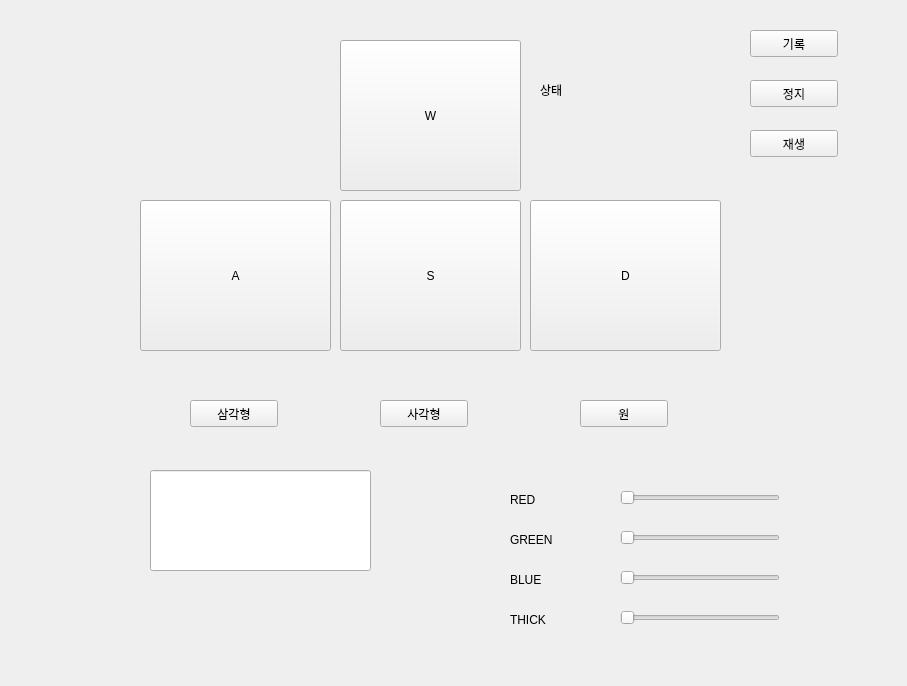
<?xml version="1.0" encoding="UTF-8"?>
<ui version="4.0">
 <class>MainWindowDesign</class>
 <widget class="QMainWindow" name="MainWindowDesign">
  <property name="geometry">
   <rect>
    <x>0</x>
    <y>0</y>
    <width>907</width>
    <height>686</height>
   </rect>
  </property>
  <property name="windowTitle">
   <string>QRosApp</string>
  </property>
  <property name="windowIcon">
   <iconset resource="../resources/images.qrc">
    <normaloff>:/images/icon.png</normaloff>:/images/icon.png</iconset>
  </property>
  <property name="locale">
   <locale language="English" country="Australia"/>
  </property>
  <widget class="QWidget" name="centralwidget">
   <widget class="QPushButton" name="btnW">
    <property name="geometry">
     <rect>
      <x>340</x>
      <y>40</y>
      <width>181</width>
      <height>151</height>
     </rect>
    </property>
    <property name="text">
     <string>W</string>
    </property>
   </widget>
   <widget class="QPushButton" name="btnS">
    <property name="geometry">
     <rect>
      <x>340</x>
      <y>200</y>
      <width>181</width>
      <height>151</height>
     </rect>
    </property>
    <property name="text">
     <string>S</string>
    </property>
   </widget>
   <widget class="QPushButton" name="btnA">
    <property name="geometry">
     <rect>
      <x>140</x>
      <y>200</y>
      <width>191</width>
      <height>151</height>
     </rect>
    </property>
    <property name="text">
     <string>A</string>
    </property>
   </widget>
   <widget class="QPushButton" name="btnD">
    <property name="geometry">
     <rect>
      <x>530</x>
      <y>200</y>
      <width>191</width>
      <height>151</height>
     </rect>
    </property>
    <property name="text">
     <string>D</string>
    </property>
   </widget>
   <widget class="QPushButton" name="btnTriangle">
    <property name="geometry">
     <rect>
      <x>190</x>
      <y>400</y>
      <width>88</width>
      <height>27</height>
     </rect>
    </property>
    <property name="text">
     <string>삼각형</string>
    </property>
   </widget>
   <widget class="QPushButton" name="btnRect">
    <property name="geometry">
     <rect>
      <x>380</x>
      <y>400</y>
      <width>88</width>
      <height>27</height>
     </rect>
    </property>
    <property name="text">
     <string>사각형</string>
    </property>
   </widget>
   <widget class="QPushButton" name="btnCircle">
    <property name="geometry">
     <rect>
      <x>580</x>
      <y>400</y>
      <width>88</width>
      <height>27</height>
     </rect>
    </property>
    <property name="text">
     <string>원</string>
    </property>
   </widget>
   <widget class="QLineEdit" name="lineEdit">
    <property name="geometry">
     <rect>
      <x>150</x>
      <y>470</y>
      <width>221</width>
      <height>101</height>
     </rect>
    </property>
   </widget>
   <widget class="QSlider" name="sliderR">
    <property name="geometry">
     <rect>
      <x>620</x>
      <y>490</y>
      <width>160</width>
      <height>16</height>
     </rect>
    </property>
    <property name="orientation">
     <enum>Qt::Horizontal</enum>
    </property>
   </widget>
   <widget class="QSlider" name="sliderG">
    <property name="geometry">
     <rect>
      <x>620</x>
      <y>530</y>
      <width>160</width>
      <height>16</height>
     </rect>
    </property>
    <property name="orientation">
     <enum>Qt::Horizontal</enum>
    </property>
   </widget>
   <widget class="QSlider" name="sliderB">
    <property name="geometry">
     <rect>
      <x>620</x>
      <y>570</y>
      <width>160</width>
      <height>16</height>
     </rect>
    </property>
    <property name="orientation">
     <enum>Qt::Horizontal</enum>
    </property>
   </widget>
   <widget class="QSlider" name="sliderWidth">
    <property name="geometry">
     <rect>
      <x>620</x>
      <y>610</y>
      <width>160</width>
      <height>16</height>
     </rect>
    </property>
    <property name="orientation">
     <enum>Qt::Horizontal</enum>
    </property>
   </widget>
   <widget class="QLabel" name="labelR">
    <property name="geometry">
     <rect>
      <x>510</x>
      <y>490</y>
      <width>66</width>
      <height>19</height>
     </rect>
    </property>
    <property name="text">
     <string>RED</string>
    </property>
   </widget>
   <widget class="QLabel" name="labelG">
    <property name="geometry">
     <rect>
      <x>510</x>
      <y>530</y>
      <width>66</width>
      <height>19</height>
     </rect>
    </property>
    <property name="text">
     <string>GREEN</string>
    </property>
   </widget>
   <widget class="QLabel" name="labelB">
    <property name="geometry">
     <rect>
      <x>510</x>
      <y>570</y>
      <width>66</width>
      <height>19</height>
     </rect>
    </property>
    <property name="text">
     <string>BLUE</string>
    </property>
   </widget>
   <widget class="QLabel" name="labelWidth">
    <property name="geometry">
     <rect>
      <x>510</x>
      <y>610</y>
      <width>66</width>
      <height>19</height>
     </rect>
    </property>
    <property name="text">
     <string>THICK</string>
    </property>
   </widget>
   <widget class="QPushButton" name="btnRecStart">
    <property name="geometry">
     <rect>
      <x>750</x>
      <y>30</y>
      <width>88</width>
      <height>27</height>
     </rect>
    </property>
    <property name="text">
     <string>기록</string>
    </property>
   </widget>
   <widget class="QPushButton" name="btnRecStop">
    <property name="geometry">
     <rect>
      <x>750</x>
      <y>80</y>
      <width>88</width>
      <height>27</height>
     </rect>
    </property>
    <property name="text">
     <string>정지</string>
    </property>
   </widget>
   <widget class="QPushButton" name="btnReplay">
    <property name="geometry">
     <rect>
      <x>750</x>
      <y>130</y>
      <width>88</width>
      <height>27</height>
     </rect>
    </property>
    <property name="text">
     <string>재생</string>
    </property>
   </widget>
   <widget class="QLabel" name="labelStatus">
    <property name="geometry">
     <rect>
      <x>540</x>
      <y>80</y>
      <width>191</width>
      <height>20</height>
     </rect>
    </property>
    <property name="text">
     <string>상태</string>
    </property>
   </widget>
  </widget>
  <action name="action_Quit">
   <property name="text">
    <string>&amp;Quit</string>
   </property>
   <property name="shortcut">
    <string>Ctrl+Q</string>
   </property>
   <property name="shortcutContext">
    <enum>Qt::ApplicationShortcut</enum>
   </property>
  </action>
  <action name="action_Preferences">
   <property name="text">
    <string>&amp;Preferences</string>
   </property>
  </action>
  <action name="actionAbout">
   <property name="text">
    <string>&amp;About</string>
   </property>
  </action>
  <action name="actionAbout_Qt">
   <property name="text">
    <string>About &amp;Qt</string>
   </property>
  </action>
 </widget>
 <resources>
  <include location="../resources/images.qrc"/>
 </resources>
 <connections>
  <connection>
   <sender>action_Quit</sender>
   <signal>triggered()</signal>
   <receiver>MainWindowDesign</receiver>
   <slot>close()</slot>
   <hints>
    <hint type="sourcelabel">
     <x>-1</x>
     <y>-1</y>
    </hint>
    <hint type="destinationlabel">
     <x>399</x>
     <y>299</y>
    </hint>
   </hints>
  </connection>
 </connections>
</ui>
